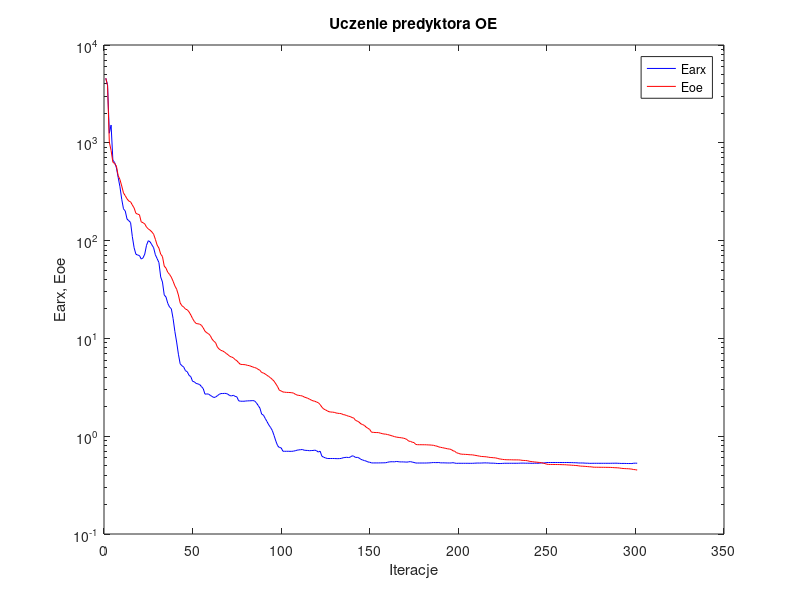
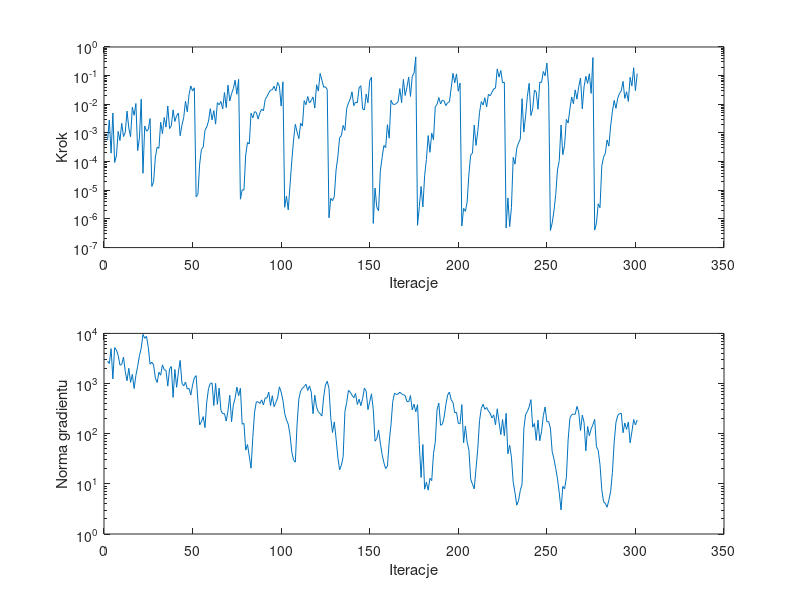

MATLAB code to generate these figures, in order:
%uczenie predyktora oe
clear all;
n=0; farx(n+1)=4.570699e+003; foe(n+1)=4.577791e+003; wspucz(n+1)=0.000000e+000; ng(n+1)=0.000000e+000;
%odnowa zmiennej metryki
n=1; farx(n+1)=3.910756e+003; foe(n+1)=3.859855e+003; krok(n+1)=5.617933e-004; ng(n+1)=2.803699e+003;
n=2; farx(n+1)=1.253272e+003; foe(n+1)=1.015362e+003; krok(n+1)=2.840497e-003; ng(n+1)=2.507313e+003;
n=3; farx(n+1)=1.518804e+003; foe(n+1)=8.357006e+002; krok(n+1)=1.969720e-004; ng(n+1)=4.964737e+003;
n=4; farx(n+1)=6.664280e+002; foe(n+1)=6.330635e+002; krok(n+1)=4.961778e-003; ng(n+1)=1.237254e+003;
n=5; farx(n+1)=6.274381e+002; foe(n+1)=6.151221e+002; krok(n+1)=9.324777e-005; ng(n+1)=5.211241e+003;
n=6; farx(n+1)=5.566919e+002; foe(n+1)=5.776525e+002; krok(n+1)=1.581535e-004; ng(n+1)=4.655274e+003;
n=7; farx(n+1)=4.420563e+002; foe(n+1)=4.616217e+002; krok(n+1)=1.137613e-003; ng(n+1)=3.638302e+003;
n=8; farx(n+1)=3.553150e+002; foe(n+1)=4.208947e+002; krok(n+1)=5.440190e-004; ng(n+1)=2.332174e+003;
n=9; farx(n+1)=2.650335e+002; foe(n+1)=3.619817e+002; krok(n+1)=2.176307e-003; ng(n+1)=2.393868e+003;
n=10; farx(n+1)=2.113168e+002; foe(n+1)=3.073802e+002; krok(n+1)=7.499704e-004; ng(n+1)=3.378014e+003;
n=11; farx(n+1)=2.005707e+002; foe(n+1)=2.873165e+002; krok(n+1)=1.045039e-003; ng(n+1)=1.740309e+003;
n=12; farx(n+1)=1.659563e+002; foe(n+1)=2.675669e+002; krok(n+1)=5.792131e-003; ng(n+1)=1.137301e+003;
n=13; farx(n+1)=1.597813e+002; foe(n+1)=2.536216e+002; krok(n+1)=1.494263e-003; ng(n+1)=2.015615e+003;
n=14; farx(n+1)=1.531167e+002; foe(n+1)=2.493775e+002; krok(n+1)=7.432430e-004; ng(n+1)=1.053796e+003;
n=15; farx(n+1)=1.096223e+002; foe(n+1)=2.311366e+002; krok(n+1)=7.980009e-003; ng(n+1)=1.527452e+003;
n=16; farx(n+1)=8.448083e+001; foe(n+1)=2.156481e+002; krok(n+1)=4.126056e-003; ng(n+1)=7.955249e+002;
n=17; farx(n+1)=7.260396e+001; foe(n+1)=1.901110e+002; krok(n+1)=1.065490e-002; ng(n+1)=1.458228e+003;
n=18; farx(n+1)=7.112842e+001; foe(n+1)=1.863654e+002; krok(n+1)=2.417862e-004; ng(n+1)=2.201516e+003;
n=19; farx(n+1)=7.044515e+001; foe(n+1)=1.839890e+002; krok(n+1)=6.694872e-004; ng(n+1)=3.598153e+003;
n=20; farx(n+1)=6.476438e+001; foe(n+1)=1.555677e+002; krok(n+1)=1.511435e-002; ng(n+1)=5.043538e+003;
n=21; farx(n+1)=6.652200e+001; foe(n+1)=1.524928e+002; krok(n+1)=3.909086e-005; ng(n+1)=9.569286e+003;
n=22; farx(n+1)=7.272055e+001; foe(n+1)=1.484104e+002; krok(n+1)=1.751967e-003; ng(n+1)=7.979786e+003;
n=23; farx(n+1)=8.961445e+001; foe(n+1)=1.373015e+002; krok(n+1)=1.152797e-003; ng(n+1)=8.740187e+003;
n=24; farx(n+1)=9.971250e+001; foe(n+1)=1.317766e+002; krok(n+1)=1.310706e-003; ng(n+1)=5.256185e+003;
n=25; farx(n+1)=9.723397e+001; foe(n+1)=1.277634e+002; krok(n+1)=3.176507e-003; ng(n+1)=2.432240e+003;
%odnowa zmiennej metryki
n=26; farx(n+1)=9.066630e+001; foe(n+1)=1.227680e+002; krok(n+1)=1.363469e-005; ng(n+1)=2.679667e+003;
n=27; farx(n+1)=8.470897e+001; foe(n+1)=1.163239e+002; krok(n+1)=1.995189e-005; ng(n+1)=2.338901e+003;
n=28; farx(n+1)=7.157866e+001; foe(n+1)=1.031134e+002; krok(n+1)=1.448124e-004; ng(n+1)=1.281097e+003;
n=29; farx(n+1)=6.542362e+001; foe(n+1)=8.991702e+001; krok(n+1)=3.210907e-004; ng(n+1)=1.047886e+003;
n=30; farx(n+1)=5.964220e+001; foe(n+1)=8.378961e+001; krok(n+1)=2.915196e-004; ng(n+1)=1.681214e+003;
n=31; farx(n+1)=4.250586e+001; foe(n+1)=7.270194e+001; krok(n+1)=2.371549e-003; ng(n+1)=1.464506e+003;
n=32; farx(n+1)=3.770039e+001; foe(n+1)=6.875807e+001; krok(n+1)=9.413494e-004; ng(n+1)=2.360531e+003;
n=33; farx(n+1)=2.784327e+001; foe(n+1)=5.493874e+001; krok(n+1)=3.456065e-003; ng(n+1)=1.872371e+003;
n=34; farx(n+1)=2.647977e+001; foe(n+1)=5.224737e+001; krok(n+1)=1.597856e-003; ng(n+1)=1.836036e+003;
n=35; farx(n+1)=2.280204e+001; foe(n+1)=4.741741e+001; krok(n+1)=8.744518e-003; ng(n+1)=8.886055e+002;
n=36; farx(n+1)=2.093418e+001; foe(n+1)=4.511630e+001; krok(n+1)=1.420248e-003; ng(n+1)=1.955264e+003;
n=37; farx(n+1)=2.010295e+001; foe(n+1)=4.227892e+001; krok(n+1)=1.779752e-003; ng(n+1)=2.184348e+003;
n=38; farx(n+1)=1.595944e+001; foe(n+1)=3.841344e+001; krok(n+1)=6.404850e-003; ng(n+1)=5.294355e+002;
n=39; farx(n+1)=1.178739e+001; foe(n+1)=3.445298e+001; krok(n+1)=2.511123e-003; ng(n+1)=1.905136e+003;
n=40; farx(n+1)=9.184208e+000; foe(n+1)=3.183658e+001; krok(n+1)=4.014511e-003; ng(n+1)=8.414023e+002;
n=41; farx(n+1)=6.894274e+000; foe(n+1)=2.776753e+001; krok(n+1)=4.874376e-003; ng(n+1)=1.703419e+003;
n=42; farx(n+1)=5.495603e+000; foe(n+1)=2.305625e+001; krok(n+1)=7.988163e-004; ng(n+1)=2.894794e+003;
n=43; farx(n+1)=5.256198e+000; foe(n+1)=2.156388e+001; krok(n+1)=1.869974e-003; ng(n+1)=1.017116e+003;
n=44; farx(n+1)=5.088015e+000; foe(n+1)=2.092149e+001; krok(n+1)=3.485331e-003; ng(n+1)=8.951510e+002;
n=45; farx(n+1)=4.670761e+000; foe(n+1)=1.992542e+001; krok(n+1)=1.279410e-002; ng(n+1)=1.075737e+003;
n=46; farx(n+1)=4.560153e+000; foe(n+1)=1.961626e+001; krok(n+1)=5.445782e-003; ng(n+1)=7.797486e+002;
n=47; farx(n+1)=4.189068e+000; foe(n+1)=1.867561e+001; krok(n+1)=2.142359e-002; ng(n+1)=8.012758e+002;
n=48; farx(n+1)=4.066030e+000; foe(n+1)=1.736341e+001; krok(n+1)=4.382471e-002; ng(n+1)=5.896729e+002;
n=49; farx(n+1)=3.636758e+000; foe(n+1)=1.595646e+001; krok(n+1)=2.900728e-002; ng(n+1)=9.393606e+002;
n=50; farx(n+1)=3.599916e+000; foe(n+1)=1.488690e+001; krok(n+1)=3.763810e-002; ng(n+1)=1.304761e+003;
%odnowa zmiennej metryki
n=51; farx(n+1)=3.464373e+000; foe(n+1)=1.421091e+001; krok(n+1)=5.945963e-006; ng(n+1)=1.437377e+003;
n=52; farx(n+1)=3.425894e+000; foe(n+1)=1.409793e+001; krok(n+1)=7.084991e-006; ng(n+1)=4.494887e+002;
n=53; farx(n+1)=3.375148e+000; foe(n+1)=1.399992e+001; krok(n+1)=8.191911e-005; ng(n+1)=1.495925e+002;
n=54; farx(n+1)=3.219313e+000; foe(n+1)=1.361399e+001; krok(n+1)=2.676681e-004; ng(n+1)=1.739266e+002;
n=55; farx(n+1)=3.069711e+000; foe(n+1)=1.282901e+001; krok(n+1)=3.192302e-004; ng(n+1)=2.192006e+002;
n=56; farx(n+1)=2.692447e+000; foe(n+1)=1.184621e+001; krok(n+1)=1.226042e-003; ng(n+1)=1.319684e+002;
n=57; farx(n+1)=2.703749e+000; foe(n+1)=1.142331e+001; krok(n+1)=1.612540e-003; ng(n+1)=4.263435e+002;
n=58; farx(n+1)=2.698231e+000; foe(n+1)=1.115942e+001; krok(n+1)=2.593399e-003; ng(n+1)=7.957468e+002;
n=59; farx(n+1)=2.615809e+000; foe(n+1)=1.067767e+001; krok(n+1)=7.032104e-003; ng(n+1)=1.007248e+003;
n=60; farx(n+1)=2.551113e+000; foe(n+1)=9.833956e+000; krok(n+1)=2.849598e-003; ng(n+1)=1.028869e+003;
n=61; farx(n+1)=2.486621e+000; foe(n+1)=9.359037e+000; krok(n+1)=6.026360e-003; ng(n+1)=3.642309e+002;
n=62; farx(n+1)=2.514792e+000; foe(n+1)=9.041571e+000; krok(n+1)=2.032216e-003; ng(n+1)=1.008128e+003;
n=63; farx(n+1)=2.594059e+000; foe(n+1)=8.150695e+000; krok(n+1)=1.142218e-002; ng(n+1)=3.840308e+002;
n=64; farx(n+1)=2.677204e+000; foe(n+1)=7.788831e+000; krok(n+1)=9.612071e-003; ng(n+1)=8.117391e+002;
n=65; farx(n+1)=2.730827e+000; foe(n+1)=7.547688e+000; krok(n+1)=1.258748e-002; ng(n+1)=2.908262e+002;
n=66; farx(n+1)=2.730971e+000; foe(n+1)=7.438975e+000; krok(n+1)=6.875219e-003; ng(n+1)=2.499333e+002;
n=67; farx(n+1)=2.739620e+000; foe(n+1)=7.259444e+000; krok(n+1)=2.580064e-002; ng(n+1)=2.520987e+002;
n=68; farx(n+1)=2.735318e+000; foe(n+1)=7.017019e+000; krok(n+1)=7.680234e-003; ng(n+1)=1.783624e+002;
n=69; farx(n+1)=2.682234e+000; foe(n+1)=6.813991e+000; krok(n+1)=4.663645e-002; ng(n+1)=2.867763e+002;
n=70; farx(n+1)=2.601014e+000; foe(n+1)=6.552965e+000; krok(n+1)=1.305321e-002; ng(n+1)=5.840126e+002;
n=71; farx(n+1)=2.582677e+000; foe(n+1)=6.453946e+000; krok(n+1)=2.339865e-002; ng(n+1)=1.725722e+002;
n=72; farx(n+1)=2.620888e+000; foe(n+1)=6.337376e+000; krok(n+1)=3.519888e-002; ng(n+1)=3.712831e+002;
n=73; farx(n+1)=2.555404e+000; foe(n+1)=6.074880e+000; krok(n+1)=6.905442e-002; ng(n+1)=5.051522e+002;
n=74; farx(n+1)=2.526208e+000; foe(n+1)=5.915676e+000; krok(n+1)=2.243330e-002; ng(n+1)=8.472840e+002;
n=75; farx(n+1)=2.302519e+000; foe(n+1)=5.642541e+000; krok(n+1)=7.406706e-002; ng(n+1)=5.708464e+002;
%odnowa zmiennej metryki
n=76; farx(n+1)=2.279175e+000; foe(n+1)=5.428374e+000; krok(n+1)=4.883258e-006; ng(n+1)=8.033169e+002;
n=77; farx(n+1)=2.278113e+000; foe(n+1)=5.412603e+000; krok(n+1)=1.039083e-005; ng(n+1)=1.547960e+002;
n=78; farx(n+1)=2.276976e+000; foe(n+1)=5.396900e+000; krok(n+1)=1.018440e-005; ng(n+1)=1.601422e+002;
n=79; farx(n+1)=2.290567e+000; foe(n+1)=5.373631e+000; krok(n+1)=1.697983e-004; ng(n+1)=4.704659e+001;
n=80; farx(n+1)=2.296374e+000; foe(n+1)=5.295322e+000; krok(n+1)=4.676141e-004; ng(n+1)=6.086681e+001;
n=81; farx(n+1)=2.301809e+000; foe(n+1)=5.270792e+000; krok(n+1)=4.114508e-004; ng(n+1)=3.563544e+001;
n=82; farx(n+1)=2.303784e+000; foe(n+1)=5.184216e+000; krok(n+1)=4.871925e-003; ng(n+1)=2.049262e+001;
n=83; farx(n+1)=2.313340e+000; foe(n+1)=5.100637e+000; krok(n+1)=3.363630e-003; ng(n+1)=8.411700e+001;
n=84; farx(n+1)=2.295091e+000; foe(n+1)=5.035590e+000; krok(n+1)=5.548179e-003; ng(n+1)=2.688482e+002;
n=85; farx(n+1)=2.197836e+000; foe(n+1)=4.966772e+000; krok(n+1)=5.208348e-003; ng(n+1)=4.327880e+002;
n=86; farx(n+1)=2.064561e+000; foe(n+1)=4.828844e+000; krok(n+1)=3.049962e-003; ng(n+1)=4.326878e+002;
n=87; farx(n+1)=1.938671e+000; foe(n+1)=4.722580e+000; krok(n+1)=5.060913e-003; ng(n+1)=3.998597e+002;
n=88; farx(n+1)=1.682363e+000; foe(n+1)=4.477235e+000; krok(n+1)=6.757425e-003; ng(n+1)=4.726007e+002;
n=89; farx(n+1)=1.642947e+000; foe(n+1)=4.430764e+000; krok(n+1)=5.915528e-003; ng(n+1)=3.735367e+002;
n=90; farx(n+1)=1.520643e+000; foe(n+1)=4.324767e+000; krok(n+1)=1.483652e-002; ng(n+1)=5.193199e+002;
n=91; farx(n+1)=1.412796e+000; foe(n+1)=4.193792e+000; krok(n+1)=1.868912e-002; ng(n+1)=5.158455e+002;
n=92; farx(n+1)=1.306855e+000; foe(n+1)=4.077898e+000; krok(n+1)=2.502130e-002; ng(n+1)=6.785812e+002;
n=93; farx(n+1)=1.230103e+000; foe(n+1)=3.954827e+000; krok(n+1)=3.123706e-002; ng(n+1)=3.619979e+002;
n=94; farx(n+1)=1.145274e+000; foe(n+1)=3.808259e+000; krok(n+1)=3.207144e-002; ng(n+1)=5.723915e+002;
n=95; farx(n+1)=1.017133e+000; foe(n+1)=3.652150e+000; krok(n+1)=4.254539e-002; ng(n+1)=3.454552e+002;
n=96; farx(n+1)=8.919143e-001; foe(n+1)=3.430942e+000; krok(n+1)=2.900728e-002; ng(n+1)=4.174776e+002;
n=97; farx(n+1)=8.000989e-001; foe(n+1)=3.210598e+000; krok(n+1)=5.793922e-002; ng(n+1)=5.136550e+002;
n=98; farx(n+1)=7.655664e-001; foe(n+1)=2.944709e+000; krok(n+1)=4.356626e-002; ng(n+1)=8.600513e+002;
n=99; farx(n+1)=7.610165e-001; foe(n+1)=2.905345e+000; krok(n+1)=8.648560e-003; ng(n+1)=6.778737e+002;
n=100; farx(n+1)=7.017256e-001; foe(n+1)=2.832539e+000; krok(n+1)=6.079450e-002; ng(n+1)=4.622404e+002;
%odnowa zmiennej metryki
n=101; farx(n+1)=7.011804e-001; foe(n+1)=2.820299e+000; krok(n+1)=2.542898e-006; ng(n+1)=2.538856e+002;
n=102; farx(n+1)=7.011306e-001; foe(n+1)=2.805269e+000; krok(n+1)=6.307179e-006; ng(n+1)=1.892827e+002;
n=103; farx(n+1)=7.015200e-001; foe(n+1)=2.802357e+000; krok(n+1)=2.067399e-006; ng(n+1)=1.552908e+002;
n=104; farx(n+1)=7.004294e-001; foe(n+1)=2.794475e+000; krok(n+1)=1.477879e-005; ng(n+1)=9.637089e+001;
n=105; farx(n+1)=7.004968e-001; foe(n+1)=2.782547e+000; krok(n+1)=1.043926e-004; ng(n+1)=4.343544e+001;
n=106; farx(n+1)=7.039015e-001; foe(n+1)=2.761513e+000; krok(n+1)=5.636956e-004; ng(n+1)=2.998297e+001;
n=107; farx(n+1)=7.107880e-001; foe(n+1)=2.683727e+000; krok(n+1)=2.004465e-003; ng(n+1)=2.706519e+001;
n=108; farx(n+1)=7.195523e-001; foe(n+1)=2.633959e+000; krok(n+1)=1.072587e-003; ng(n+1)=1.551563e+002;
n=109; farx(n+1)=7.247749e-001; foe(n+1)=2.615294e+000; krok(n+1)=6.326141e-004; ng(n+1)=4.976752e+002;
n=110; farx(n+1)=7.279608e-001; foe(n+1)=2.597525e+000; krok(n+1)=2.176307e-003; ng(n+1)=7.085559e+002;
n=111; farx(n+1)=7.309815e-001; foe(n+1)=2.576732e+000; krok(n+1)=1.730147e-003; ng(n+1)=7.993418e+002;
n=112; farx(n+1)=7.190861e-001; foe(n+1)=2.517239e+000; krok(n+1)=1.339882e-002; ng(n+1)=8.685243e+002;
n=113; farx(n+1)=7.161668e-001; foe(n+1)=2.479668e+000; krok(n+1)=9.677825e-003; ng(n+1)=9.693780e+002;
n=114; farx(n+1)=7.146332e-001; foe(n+1)=2.443354e+000; krok(n+1)=1.871346e-002; ng(n+1)=7.282870e+002;
n=115; farx(n+1)=7.104875e-001; foe(n+1)=2.392636e+000; krok(n+1)=1.121665e-002; ng(n+1)=8.972281e+002;
n=116; farx(n+1)=7.133704e-001; foe(n+1)=2.342418e+000; krok(n+1)=1.354728e-002; ng(n+1)=6.760249e+002;
n=117; farx(n+1)=7.144536e-001; foe(n+1)=2.298252e+000; krok(n+1)=1.806016e-002; ng(n+1)=2.507302e+002;
n=118; farx(n+1)=7.203710e-001; foe(n+1)=2.278581e+000; krok(n+1)=7.366454e-003; ng(n+1)=5.847638e+002;
n=119; farx(n+1)=7.100878e-001; foe(n+1)=2.234357e+000; krok(n+1)=4.815335e-002; ng(n+1)=3.372740e+002;
n=120; farx(n+1)=6.881032e-001; foe(n+1)=2.200222e+000; krok(n+1)=2.896961e-002; ng(n+1)=2.728229e+002;
n=121; farx(n+1)=7.033166e-001; foe(n+1)=2.107210e+000; krok(n+1)=1.190847e-001; ng(n+1)=2.517160e+002;
n=122; farx(n+1)=6.241786e-001; foe(n+1)=1.980435e+000; krok(n+1)=7.045190e-002; ng(n+1)=2.248517e+002;
n=123; farx(n+1)=6.096315e-001; foe(n+1)=1.898486e+000; krok(n+1)=3.929724e-002; ng(n+1)=5.367091e+002;
n=124; farx(n+1)=6.001385e-001; foe(n+1)=1.860313e+000; krok(n+1)=4.134280e-002; ng(n+1)=9.372749e+002;
n=125; farx(n+1)=5.924001e-001; foe(n+1)=1.818596e+000; krok(n+1)=3.280985e-002; ng(n+1)=1.111721e+003;
%odnowa zmiennej metryki
n=126; farx(n+1)=5.911961e-001; foe(n+1)=1.780823e+000; krok(n+1)=1.094586e-006; ng(n+1)=7.977330e+002;
n=127; farx(n+1)=5.915098e-001; foe(n+1)=1.765592e+000; krok(n+1)=5.254384e-006; ng(n+1)=2.096371e+002;
n=128; farx(n+1)=5.915929e-001; foe(n+1)=1.763322e+000; krok(n+1)=4.345419e-006; ng(n+1)=1.057322e+002;
n=129; farx(n+1)=5.912094e-001; foe(n+1)=1.751455e+000; krok(n+1)=6.043919e-006; ng(n+1)=1.717552e+002;
n=130; farx(n+1)=5.899332e-001; foe(n+1)=1.728815e+000; krok(n+1)=5.111781e-005; ng(n+1)=8.051235e+001;
n=131; farx(n+1)=5.893852e-001; foe(n+1)=1.714449e+000; krok(n+1)=1.440996e-004; ng(n+1)=3.403870e+001;
n=132; farx(n+1)=5.905216e-001; foe(n+1)=1.707895e+000; krok(n+1)=6.847610e-004; ng(n+1)=1.899026e+001;
n=133; farx(n+1)=5.927688e-001; foe(n+1)=1.700366e+000; krok(n+1)=8.062699e-004; ng(n+1)=2.345392e+001;
n=134; farx(n+1)=6.022645e-001; foe(n+1)=1.664168e+000; krok(n+1)=1.828656e-003; ng(n+1)=3.482056e+001;
n=135; farx(n+1)=6.057333e-001; foe(n+1)=1.651780e+000; krok(n+1)=1.236155e-003; ng(n+1)=2.781928e+002;
n=136; farx(n+1)=6.086172e-001; foe(n+1)=1.626444e+000; krok(n+1)=7.088910e-003; ng(n+1)=4.198215e+002;
n=137; farx(n+1)=6.053478e-001; foe(n+1)=1.601161e+000; krok(n+1)=1.125547e-002; ng(n+1)=7.324473e+002;
n=138; farx(n+1)=6.102419e-001; foe(n+1)=1.589316e+000; krok(n+1)=1.511435e-002; ng(n+1)=6.742885e+002;
n=139; farx(n+1)=6.302116e-001; foe(n+1)=1.550980e+000; krok(n+1)=2.712333e-002; ng(n+1)=5.875038e+002;
n=140; farx(n+1)=6.246634e-001; foe(n+1)=1.534362e+000; krok(n+1)=8.966852e-003; ng(n+1)=5.219255e+002;
n=141; farx(n+1)=6.059584e-001; foe(n+1)=1.450136e+000; krok(n+1)=1.196180e-002; ng(n+1)=6.324594e+002;
n=142; farx(n+1)=6.079107e-001; foe(n+1)=1.427902e+000; krok(n+1)=1.127264e-002; ng(n+1)=3.826687e+002;
n=143; farx(n+1)=5.984732e-001; foe(n+1)=1.392412e+000; krok(n+1)=3.774616e-002; ng(n+1)=4.872549e+002;
n=144; farx(n+1)=5.801651e-001; foe(n+1)=1.338342e+000; krok(n+1)=4.438543e-002; ng(n+1)=3.615148e+002;
n=145; farx(n+1)=5.712901e-001; foe(n+1)=1.314683e+000; krok(n+1)=6.893113e-003; ng(n+1)=5.045657e+002;
n=146; farx(n+1)=5.632066e-001; foe(n+1)=1.288330e+000; krok(n+1)=6.349841e-003; ng(n+1)=8.148578e+002;
n=147; farx(n+1)=5.569662e-001; foe(n+1)=1.236743e+000; krok(n+1)=2.284436e-002; ng(n+1)=6.998963e+002;
n=148; farx(n+1)=5.448530e-001; foe(n+1)=1.204053e+000; krok(n+1)=1.129495e-002; ng(n+1)=3.019237e+002;
n=149; farx(n+1)=5.422079e-001; foe(n+1)=1.171942e+000; krok(n+1)=6.703118e-002; ng(n+1)=4.352385e+002;
n=150; farx(n+1)=5.330948e-001; foe(n+1)=1.099039e+000; krok(n+1)=8.776600e-002; ng(n+1)=6.242442e+002;
%odnowa zmiennej metryki
n=151; farx(n+1)=5.329765e-001; foe(n+1)=1.095107e+000; krok(n+1)=6.963156e-007; ng(n+1)=3.061645e+002;
n=152; farx(n+1)=5.329987e-001; foe(n+1)=1.090805e+000; krok(n+1)=1.191391e-005; ng(n+1)=7.111032e+001;
n=153; farx(n+1)=5.330481e-001; foe(n+1)=1.089818e+000; krok(n+1)=2.541039e-006; ng(n+1)=7.970201e+001;
n=154; farx(n+1)=5.331172e-001; foe(n+1)=1.088152e+000; krok(n+1)=1.912851e-006; ng(n+1)=1.185506e+002;
n=155; farx(n+1)=5.335835e-001; foe(n+1)=1.074708e+000; krok(n+1)=4.729405e-005; ng(n+1)=6.469260e+001;
n=156; farx(n+1)=5.340216e-001; foe(n+1)=1.063380e+000; krok(n+1)=1.387513e-004; ng(n+1)=3.843795e+001;
n=157; farx(n+1)=5.347690e-001; foe(n+1)=1.052140e+000; krok(n+1)=3.652332e-004; ng(n+1)=2.643138e+001;
n=158; farx(n+1)=5.352062e-001; foe(n+1)=1.050827e+000; krok(n+1)=3.070097e-004; ng(n+1)=2.021004e+001;
n=159; farx(n+1)=5.409063e-001; foe(n+1)=1.039569e+000; krok(n+1)=1.945533e-003; ng(n+1)=2.255308e+001;
n=160; farx(n+1)=5.461553e-001; foe(n+1)=1.030015e+000; krok(n+1)=6.586506e-004; ng(n+1)=6.919994e+001;
n=161; farx(n+1)=5.479100e-001; foe(n+1)=1.015506e+000; krok(n+1)=1.381076e-002; ng(n+1)=1.491131e+002;
n=162; farx(n+1)=5.482319e-001; foe(n+1)=1.002738e+000; krok(n+1)=1.012568e-002; ng(n+1)=4.373862e+002;
n=163; farx(n+1)=5.468873e-001; foe(n+1)=9.903751e-001; krok(n+1)=9.852969e-003; ng(n+1)=6.403216e+002;
n=164; farx(n+1)=5.516675e-001; foe(n+1)=9.795809e-001; krok(n+1)=1.059021e-002; ng(n+1)=6.066138e+002;
n=165; farx(n+1)=5.495377e-001; foe(n+1)=9.734933e-001; krok(n+1)=1.226153e-002; ng(n+1)=6.155935e+002;
n=166; farx(n+1)=5.459277e-001; foe(n+1)=9.675889e-001; krok(n+1)=3.535818e-002; ng(n+1)=6.734815e+002;
n=167; farx(n+1)=5.463661e-001; foe(n+1)=9.628629e-001; krok(n+1)=1.142218e-002; ng(n+1)=6.228256e+002;
n=168; farx(n+1)=5.457649e-001; foe(n+1)=9.550948e-001; krok(n+1)=7.392724e-002; ng(n+1)=5.985881e+002;
n=169; farx(n+1)=5.447922e-001; foe(n+1)=9.441840e-001; krok(n+1)=2.025137e-002; ng(n+1)=5.747352e+002;
n=170; farx(n+1)=5.430334e-001; foe(n+1)=9.246481e-001; krok(n+1)=3.876686e-002; ng(n+1)=4.418346e+002;
n=171; farx(n+1)=5.472969e-001; foe(n+1)=8.905712e-001; krok(n+1)=8.892157e-002; ng(n+1)=4.311337e+002;
n=172; farx(n+1)=5.495598e-001; foe(n+1)=8.851689e-001; krok(n+1)=1.887840e-002; ng(n+1)=5.762057e+002;
n=173; farx(n+1)=5.436359e-001; foe(n+1)=8.681211e-001; krok(n+1)=9.464413e-002; ng(n+1)=2.984364e+002;
n=174; farx(n+1)=5.389290e-001; foe(n+1)=8.607298e-001; krok(n+1)=1.234102e-001; ng(n+1)=3.882816e+002;
n=175; farx(n+1)=5.319037e-001; foe(n+1)=8.236882e-001; krok(n+1)=4.500546e-001; ng(n+1)=2.729377e+002;
%odnowa zmiennej metryki
n=176; farx(n+1)=5.318950e-001; foe(n+1)=8.189981e-001; krok(n+1)=6.017969e-007; ng(n+1)=3.798089e+002;
n=177; farx(n+1)=5.319140e-001; foe(n+1)=8.184276e-001; krok(n+1)=2.673023e-006; ng(n+1)=6.078999e+001;
n=178; farx(n+1)=5.319228e-001; foe(n+1)=8.182788e-001; krok(n+1)=1.361415e-005; ng(n+1)=1.338132e+001;
n=179; farx(n+1)=5.319680e-001; foe(n+1)=8.177058e-001; krok(n+1)=2.615947e-006; ng(n+1)=6.080726e+001;
n=180; farx(n+1)=5.319955e-001; foe(n+1)=8.175967e-001; krok(n+1)=3.204087e-005; ng(n+1)=7.831358e+000;
n=181; farx(n+1)=5.321474e-001; foe(n+1)=8.168174e-001; krok(n+1)=1.187226e-004; ng(n+1)=1.076653e+001;
n=182; farx(n+1)=5.332256e-001; foe(n+1)=8.146317e-001; krok(n+1)=8.100612e-004; ng(n+1)=7.486359e+000;
n=183; farx(n+1)=5.339263e-001; foe(n+1)=8.135462e-001; krok(n+1)=2.116763e-004; ng(n+1)=1.289667e+001;
n=184; farx(n+1)=5.364051e-001; foe(n+1)=8.098538e-001; krok(n+1)=9.846126e-004; ng(n+1)=1.159385e+001;
n=185; farx(n+1)=5.378013e-001; foe(n+1)=8.075730e-001; krok(n+1)=5.747417e-004; ng(n+1)=4.010881e+001;
n=186; farx(n+1)=5.371260e-001; foe(n+1)=7.971596e-001; krok(n+1)=8.252113e-003; ng(n+1)=6.711854e+001;
n=187; farx(n+1)=5.371628e-001; foe(n+1)=7.910632e-001; krok(n+1)=9.949946e-003; ng(n+1)=3.002752e+002;
n=188; farx(n+1)=5.381387e-001; foe(n+1)=7.764790e-001; krok(n+1)=1.725161e-002; ng(n+1)=4.090142e+002;
n=189; farx(n+1)=5.338787e-001; foe(n+1)=7.699880e-001; krok(n+1)=1.024683e-002; ng(n+1)=1.469775e+002;
n=190; farx(n+1)=5.341495e-001; foe(n+1)=7.633820e-001; krok(n+1)=1.405854e-002; ng(n+1)=1.532341e+002;
n=191; farx(n+1)=5.341904e-001; foe(n+1)=7.571870e-001; krok(n+1)=1.299379e-002; ng(n+1)=2.128799e+002;
n=192; farx(n+1)=5.329824e-001; foe(n+1)=7.500877e-001; krok(n+1)=9.045235e-003; ng(n+1)=3.836861e+002;
n=193; farx(n+1)=5.326336e-001; foe(n+1)=7.426936e-001; krok(n+1)=1.142218e-002; ng(n+1)=5.919766e+002;
n=194; farx(n+1)=5.322319e-001; foe(n+1)=7.392304e-001; krok(n+1)=1.213054e-002; ng(n+1)=6.783397e+002;
n=195; farx(n+1)=5.327993e-001; foe(n+1)=7.314651e-001; krok(n+1)=3.747106e-002; ng(n+1)=4.733139e+002;
n=196; farx(n+1)=5.362447e-001; foe(n+1)=7.101863e-001; krok(n+1)=1.204927e-001; ng(n+1)=4.201916e+002;
n=197; farx(n+1)=5.311842e-001; foe(n+1)=7.006748e-001; krok(n+1)=5.623415e-002; ng(n+1)=2.612574e+002;
n=198; farx(n+1)=5.275103e-001; foe(n+1)=6.777376e-001; krok(n+1)=1.150658e-001; ng(n+1)=2.668626e+002;
n=199; farx(n+1)=5.288999e-001; foe(n+1)=6.688213e-001; krok(n+1)=2.854877e-002; ng(n+1)=1.603545e+002;
n=200; farx(n+1)=5.285397e-001; foe(n+1)=6.592344e-001; krok(n+1)=5.483245e-002; ng(n+1)=1.579243e+002;
%odnowa zmiennej metryki
n=201; farx(n+1)=5.285028e-001; foe(n+1)=6.542797e-001; krok(n+1)=5.650868e-007; ng(n+1)=3.794261e+002;
n=202; farx(n+1)=5.284829e-001; foe(n+1)=6.535804e-001; krok(n+1)=2.327494e-006; ng(n+1)=6.565742e+001;
n=203; farx(n+1)=5.284692e-001; foe(n+1)=6.515459e-001; krok(n+1)=1.845341e-006; ng(n+1)=1.420793e+002;
n=204; farx(n+1)=5.284293e-001; foe(n+1)=6.506458e-001; krok(n+1)=3.897392e-006; ng(n+1)=6.817209e+001;
n=205; farx(n+1)=5.282560e-001; foe(n+1)=6.471553e-001; krok(n+1)=3.736271e-005; ng(n+1)=4.717874e+001;
n=206; farx(n+1)=5.281824e-001; foe(n+1)=6.457002e-001; krok(n+1)=1.691914e-004; ng(n+1)=1.238134e+001;
n=207; farx(n+1)=5.282901e-001; foe(n+1)=6.447859e-001; krok(n+1)=1.993791e-004; ng(n+1)=9.849024e+000;
n=208; farx(n+1)=5.295694e-001; foe(n+1)=6.396517e-001; krok(n+1)=1.889294e-003; ng(n+1)=7.948560e+000;
n=209; farx(n+1)=5.307270e-001; foe(n+1)=6.354200e-001; krok(n+1)=3.684136e-004; ng(n+1)=1.994223e+001;
n=210; farx(n+1)=5.319054e-001; foe(n+1)=6.300371e-001; krok(n+1)=1.111857e-003; ng(n+1)=5.004619e+001;
n=211; farx(n+1)=5.309800e-001; foe(n+1)=6.255416e-001; krok(n+1)=5.269205e-003; ng(n+1)=1.832731e+002;
n=212; farx(n+1)=5.320251e-001; foe(n+1)=6.206731e-001; krok(n+1)=1.245435e-002; ng(n+1)=3.200417e+002;
n=213; farx(n+1)=5.326412e-001; foe(n+1)=6.193069e-001; krok(n+1)=9.409526e-003; ng(n+1)=3.870138e+002;
n=214; farx(n+1)=5.341179e-001; foe(n+1)=6.170994e-001; krok(n+1)=1.693613e-002; ng(n+1)=3.058313e+002;
n=215; farx(n+1)=5.325638e-001; foe(n+1)=6.151030e-001; krok(n+1)=8.108299e-003; ng(n+1)=3.330259e+002;
n=216; farx(n+1)=5.329883e-001; foe(n+1)=6.099104e-001; krok(n+1)=2.223039e-002; ng(n+1)=2.829724e+002;
n=217; farx(n+1)=5.302117e-001; foe(n+1)=6.063834e-001; krok(n+1)=1.982701e-002; ng(n+1)=2.561953e+002;
n=218; farx(n+1)=5.302270e-001; foe(n+1)=6.046383e-001; krok(n+1)=2.602503e-002; ng(n+1)=2.062015e+002;
n=219; farx(n+1)=5.296942e-001; foe(n+1)=6.019490e-001; krok(n+1)=3.432277e-002; ng(n+1)=2.369875e+002;
n=220; farx(n+1)=5.279485e-001; foe(n+1)=6.004575e-001; krok(n+1)=3.730542e-002; ng(n+1)=1.507968e+002;
n=221; farx(n+1)=5.258572e-001; foe(n+1)=5.939273e-001; krok(n+1)=1.722157e-001; ng(n+1)=3.137383e+002;
n=222; farx(n+1)=5.254121e-001; foe(n+1)=5.870423e-001; krok(n+1)=8.892157e-002; ng(n+1)=1.715109e+002;
n=223; farx(n+1)=5.258363e-001; foe(n+1)=5.832581e-001; krok(n+1)=1.510272e-001; ng(n+1)=9.586934e+001;
n=224; farx(n+1)=5.269132e-001; foe(n+1)=5.793422e-001; krok(n+1)=5.606295e-002; ng(n+1)=1.910782e+002;
n=225; farx(n+1)=5.287156e-001; foe(n+1)=5.767273e-001; krok(n+1)=5.908701e-002; ng(n+1)=9.092613e+001;
%odnowa zmiennej metryki
n=226; farx(n+1)=5.287045e-001; foe(n+1)=5.747768e-001; krok(n+1)=4.811611e-007; ng(n+1)=2.547283e+002;
n=227; farx(n+1)=5.287190e-001; foe(n+1)=5.742233e-001; krok(n+1)=5.413203e-006; ng(n+1)=3.988444e+001;
n=228; farx(n+1)=5.287179e-001; foe(n+1)=5.740635e-001; krok(n+1)=5.419972e-007; ng(n+1)=5.877715e+001;
n=229; farx(n+1)=5.287151e-001; foe(n+1)=5.739205e-001; krok(n+1)=2.471149e-006; ng(n+1)=3.397644e+001;
n=230; farx(n+1)=5.287254e-001; foe(n+1)=5.728706e-001; krok(n+1)=1.414149e-004; ng(n+1)=1.073346e+001;
n=231; farx(n+1)=5.287267e-001; foe(n+1)=5.727177e-001; krok(n+1)=8.126074e-005; ng(n+1)=6.733519e+000;
n=232; farx(n+1)=5.288011e-001; foe(n+1)=5.725663e-001; krok(n+1)=2.935517e-004; ng(n+1)=3.757607e+000;
n=233; farx(n+1)=5.290525e-001; foe(n+1)=5.722505e-001; krok(n+1)=4.448722e-004; ng(n+1)=4.595688e+000;
n=234; farx(n+1)=5.302754e-001; foe(n+1)=5.707482e-001; krok(n+1)=6.093339e-004; ng(n+1)=7.386378e+000;
n=235; farx(n+1)=5.307789e-001; foe(n+1)=5.665982e-001; krok(n+1)=1.576669e-002; ng(n+1)=9.831139e+000;
n=236; farx(n+1)=5.305924e-001; foe(n+1)=5.648388e-001; krok(n+1)=1.070672e-003; ng(n+1)=1.247163e+002;
n=237; farx(n+1)=5.295474e-001; foe(n+1)=5.639820e-001; krok(n+1)=3.941672e-003; ng(n+1)=2.414464e+002;
n=238; farx(n+1)=5.298944e-001; foe(n+1)=5.617837e-001; krok(n+1)=1.897240e-002; ng(n+1)=2.779701e+002;
n=239; farx(n+1)=5.293599e-001; foe(n+1)=5.551810e-001; krok(n+1)=5.382558e-002; ng(n+1)=3.426297e+002;
n=240; farx(n+1)=5.286324e-001; foe(n+1)=5.508130e-001; krok(n+1)=4.042588e-003; ng(n+1)=4.779636e+002;
n=241; farx(n+1)=5.277066e-001; foe(n+1)=5.486741e-001; krok(n+1)=6.970444e-003; ng(n+1)=1.352294e+002;
n=242; farx(n+1)=5.295295e-001; foe(n+1)=5.453021e-001; krok(n+1)=3.133413e-002; ng(n+1)=1.598680e+002;
n=243; farx(n+1)=5.293646e-001; foe(n+1)=5.436228e-001; krok(n+1)=2.691279e-002; ng(n+1)=7.391808e+001;
n=244; farx(n+1)=5.291035e-001; foe(n+1)=5.405500e-001; krok(n+1)=6.700076e-003; ng(n+1)=1.860663e+002;
n=245; farx(n+1)=5.301082e-001; foe(n+1)=5.388095e-001; krok(n+1)=5.985461e-002; ng(n+1)=7.228889e+001;
n=246; farx(n+1)=5.336840e-001; foe(n+1)=5.351270e-001; krok(n+1)=5.793922e-002; ng(n+1)=1.096636e+002;
n=247; farx(n+1)=5.319958e-001; foe(n+1)=5.302572e-001; krok(n+1)=1.399123e-001; ng(n+1)=2.276189e+002;
n=248; farx(n+1)=5.341916e-001; foe(n+1)=5.243584e-001; krok(n+1)=9.907791e-002; ng(n+1)=3.406279e+002;
n=249; farx(n+1)=5.384504e-001; foe(n+1)=5.168514e-001; krok(n+1)=2.738613e-001; ng(n+1)=1.727052e+002;
n=250; farx(n+1)=5.384222e-001; foe(n+1)=5.144779e-001; krok(n+1)=4.218186e-002; ng(n+1)=1.744082e+002;
%odnowa zmiennej metryki
n=251; farx(n+1)=5.384225e-001; foe(n+1)=5.140621e-001; krok(n+1)=3.953362e-007; ng(n+1)=1.289410e+002;
n=252; farx(n+1)=5.384235e-001; foe(n+1)=5.139881e-001; krok(n+1)=7.164804e-007; ng(n+1)=4.411792e+001;
n=253; farx(n+1)=5.384243e-001; foe(n+1)=5.138720e-001; krok(n+1)=1.879373e-006; ng(n+1)=3.141088e+001;
n=254; farx(n+1)=5.384253e-001; foe(n+1)=5.136892e-001; krok(n+1)=7.084991e-006; ng(n+1)=2.041025e+001;
n=255; farx(n+1)=5.384297e-001; foe(n+1)=5.132784e-001; krok(n+1)=5.100600e-005; ng(n+1)=1.267831e+001;
n=256; farx(n+1)=5.384159e-001; foe(n+1)=5.130424e-001; krok(n+1)=1.086130e-004; ng(n+1)=6.646026e+000;
n=257; farx(n+1)=5.383063e-001; foe(n+1)=5.122680e-001; krok(n+1)=1.897913e-003; ng(n+1)=3.024509e+000;
n=258; farx(n+1)=5.381043e-001; foe(n+1)=5.114824e-001; krok(n+1)=1.736749e-004; ng(n+1)=8.899735e+000;
n=259; farx(n+1)=5.381635e-001; foe(n+1)=5.111707e-001; krok(n+1)=3.702988e-004; ng(n+1)=7.895029e+000;
n=260; farx(n+1)=5.384377e-001; foe(n+1)=5.098754e-001; krok(n+1)=2.973498e-003; ng(n+1)=1.319867e+001;
n=261; farx(n+1)=5.385993e-001; foe(n+1)=5.080527e-001; krok(n+1)=2.213894e-003; ng(n+1)=7.454572e+001;
n=262; farx(n+1)=5.373142e-001; foe(n+1)=5.070735e-001; krok(n+1)=6.819101e-003; ng(n+1)=2.024055e+002;
n=263; farx(n+1)=5.372680e-001; foe(n+1)=5.048913e-001; krok(n+1)=1.806042e-002; ng(n+1)=2.405718e+002;
n=264; farx(n+1)=5.359926e-001; foe(n+1)=5.040886e-001; krok(n+1)=1.046652e-002; ng(n+1)=2.450577e+002;
n=265; farx(n+1)=5.355796e-001; foe(n+1)=5.019700e-001; krok(n+1)=3.192743e-002; ng(n+1)=2.441058e+002;
n=266; farx(n+1)=5.344343e-001; foe(n+1)=5.007149e-001; krok(n+1)=1.511435e-002; ng(n+1)=3.508599e+002;
n=267; farx(n+1)=5.322833e-001; foe(n+1)=4.975948e-001; krok(n+1)=4.183102e-002; ng(n+1)=2.689284e+002;
n=268; farx(n+1)=5.324237e-001; foe(n+1)=4.947708e-001; krok(n+1)=8.268560e-002; ng(n+1)=1.157384e+002;
n=269; farx(n+1)=5.325094e-001; foe(n+1)=4.937029e-001; krok(n+1)=6.951230e-003; ng(n+1)=2.345593e+002;
n=270; farx(n+1)=5.316292e-001; foe(n+1)=4.926536e-001; krok(n+1)=4.109961e-002; ng(n+1)=1.678825e+002;
n=271; farx(n+1)=5.294656e-001; foe(n+1)=4.907886e-001; krok(n+1)=9.451019e-002; ng(n+1)=4.558703e+001;
n=272; farx(n+1)=5.298898e-001; foe(n+1)=4.889261e-001; krok(n+1)=5.359529e-002; ng(n+1)=1.390942e+002;
n=273; farx(n+1)=5.277786e-001; foe(n+1)=4.870443e-001; krok(n+1)=1.160291e-001; ng(n+1)=9.112870e+001;
n=274; farx(n+1)=5.280199e-001; foe(n+1)=4.866772e-001; krok(n+1)=2.398987e-002; ng(n+1)=1.241472e+002;
n=275; farx(n+1)=5.285168e-001; foe(n+1)=4.826636e-001; krok(n+1)=4.268310e-001; ng(n+1)=1.517762e+002;
%odnowa zmiennej metryki
n=276; farx(n+1)=5.285107e-001; foe(n+1)=4.817919e-001; krok(n+1)=4.076439e-007; ng(n+1)=1.929397e+002;
n=277; farx(n+1)=5.285119e-001; foe(n+1)=4.816908e-001; krok(n+1)=7.107167e-007; ng(n+1)=5.479079e+001;
n=278; farx(n+1)=5.285116e-001; foe(n+1)=4.812765e-001; krok(n+1)=3.381806e-006; ng(n+1)=4.650196e+001;
n=279; farx(n+1)=5.285144e-001; foe(n+1)=4.811757e-001; krok(n+1)=2.472091e-006; ng(n+1)=2.409777e+001;
n=280; farx(n+1)=5.284954e-001; foe(n+1)=4.808833e-001; krok(n+1)=7.005353e-005; ng(n+1)=7.723196e+000;
n=281; farx(n+1)=5.284768e-001; foe(n+1)=4.807667e-001; krok(n+1)=1.433605e-004; ng(n+1)=4.404479e+000;
n=282; farx(n+1)=5.284768e-001; foe(n+1)=4.805961e-001; krok(n+1)=1.935115e-004; ng(n+1)=4.080285e+000;
n=283; farx(n+1)=5.284596e-001; foe(n+1)=4.802456e-001; krok(n+1)=5.688063e-004; ng(n+1)=3.413961e+000;
n=284; farx(n+1)=5.284434e-001; foe(n+1)=4.800071e-001; krok(n+1)=3.473499e-004; ng(n+1)=4.726040e+000;
n=285; farx(n+1)=5.285206e-001; foe(n+1)=4.794715e-001; krok(n+1)=1.737584e-003; ng(n+1)=6.990112e+000;
n=286; farx(n+1)=5.293228e-001; foe(n+1)=4.784415e-001; krok(n+1)=5.711090e-003; ng(n+1)=1.680243e+001;
n=287; farx(n+1)=5.290855e-001; foe(n+1)=4.767552e-001; krok(n+1)=1.363820e-002; ng(n+1)=6.804355e+001;
n=288; farx(n+1)=5.299871e-001; foe(n+1)=4.759669e-001; krok(n+1)=7.242402e-003; ng(n+1)=1.677192e+002;
n=289; farx(n+1)=5.285106e-001; foe(n+1)=4.749980e-001; krok(n+1)=1.618540e-002; ng(n+1)=2.310467e+002;
n=290; farx(n+1)=5.278409e-001; foe(n+1)=4.730971e-001; krok(n+1)=2.409244e-002; ng(n+1)=2.503349e+002;
n=291; farx(n+1)=5.264704e-001; foe(n+1)=4.694947e-001; krok(n+1)=2.954351e-002; ng(n+1)=2.568928e+002;
n=292; farx(n+1)=5.269036e-001; foe(n+1)=4.677931e-001; krok(n+1)=6.306675e-002; ng(n+1)=1.046363e+002;
n=293; farx(n+1)=5.267727e-001; foe(n+1)=4.664099e-001; krok(n+1)=1.605804e-002; ng(n+1)=1.634659e+002;
n=294; farx(n+1)=5.259248e-001; foe(n+1)=4.655016e-001; krok(n+1)=2.741202e-002; ng(n+1)=1.219213e+002;
n=295; farx(n+1)=5.255998e-001; foe(n+1)=4.647169e-001; krok(n+1)=1.260621e-002; ng(n+1)=1.712975e+002;
n=296; farx(n+1)=5.257826e-001; foe(n+1)=4.629380e-001; krok(n+1)=8.764941e-002; ng(n+1)=6.573392e+001;
n=297; farx(n+1)=5.251113e-001; foe(n+1)=4.605373e-001; krok(n+1)=4.346837e-002; ng(n+1)=1.093228e+002;
n=298; farx(n+1)=5.293245e-001; foe(n+1)=4.561350e-001; krok(n+1)=1.892883e-001; ng(n+1)=1.915669e+002;
n=299; farx(n+1)=5.297475e-001; foe(n+1)=4.549961e-001; krok(n+1)=2.992730e-002; ng(n+1)=1.496529e+002;
n=300; farx(n+1)=5.294000e-001; foe(n+1)=4.502843e-001; krok(n+1)=1.189066e-001; ng(n+1)=1.879403e+002;

figure; semilogy(farx,'b'); hold on; semilogy(foe,'r'); xlabel('Iteracje'); ylabel('Earx, Eoe'); legend('Earx','Eoe'); title('Uczenie predyktora OE');
figure; subplot(2,1,1); semilogy(krok); xlabel('Iteracje'); ylabel('Krok');
subplot(2,1,2); semilogy(ng); xlabel('Iteracje'); ylabel('Norma gradientu');
Earx=farx(n+1)
Eoe=foe(n+1)
